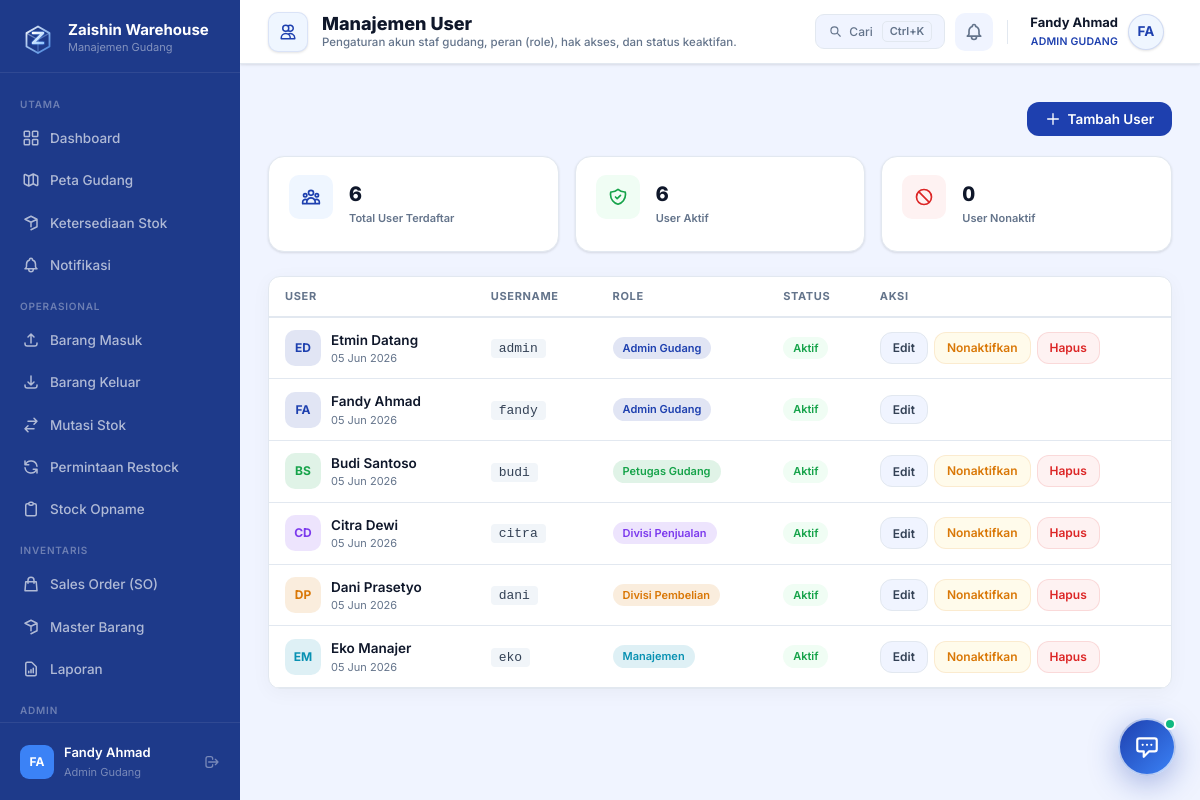
Page /index.php?page=users (signed in) on the committed database.
### tables this page shows
CREATE TABLE `users` (
  `id` int(11) NOT NULL,
  `name` varchar(100) NOT NULL,
  `username` varchar(50) NOT NULL,
  `password` varchar(255) NOT NULL,
  `role` enum('admin_gudang','petugas_gudang','divisi_penjualan','divisi_pembelian','manajemen') NOT NULL,
  `avatar` varchar(10) DEFAULT NULL,
  `is_active` tinyint(1) DEFAULT 1,
  `created_at` timestamp NOT NULL DEFAULT current_timestamp()
);

### src/Controllers/UserController.php (called while the page is built, shortened)
<?php
requirePermission('users.view');
require_once __DIR__ . '/../../config/database.php';
require_once __DIR__ . '/../Models/User.php';
$db = getDB();
$users = User::getAll($db);
$roles = $db->query("SELECT * FROM roles ORDER BY display_name ASC")->fetchAll(PDO::FETCH_ASSOC);
require __DIR__ . '/../Views/users/index.php';
require __DIR__ . '/../Views/layouts/main.php';

### index.php (called while the page is built, shortened)
<?php
require_once __DIR__ . '/config/database.php';
$page   = $_GET['page']   ?? 'dashboard';
match ($page) {
    'login'     => require __DIR__ . '/src/Controllers/AuthController.php',
    'logout'    => require __DIR__ . '/src/Controllers/AuthController.php',
    'dashboard' => require __DIR__ . '/src/Controllers/DashboardController.php',
    'stock'     => require __DIR__ . '/src/Controllers/StockViewController.php',
    'items'     => require __DIR__ . '/src/Controllers/ItemController.php',
    'zones'     => require __DIR__ . '/src/Controllers/ZoneController.php',
    'inbound'   => require __DIR__ . '/src/Controllers/InboundController.php',
    'outbound'  => require __DIR__ . '/src/Controllers/OutboundController.php',
    'restock'   => require __DIR__ . '/src/Controllers/RestockController.php',
    'reports'   => require __DIR__ . '/src/Controllers/ReportController.php',
    'users'     => require __DIR__ . '/src/Controllers/UserController.php',
    'roles'     => require __DIR__ . '/src/Controllers/RoleController.php',
    'opname'      => require __DIR__ . '/src/Controllers/OpnameController.php',
    'opname-scan' => require __DIR__ . '/src/Controllers/OpnameController.php',
    'notifications' => require __DIR__ . '/src/Controllers/NotificationController.php',
    'sales-orders' => require __DIR__ . '/src/Controllers/SalesOrderController.php',
    'relocation' => require __DIR__ . '/src/Controllers/RelocationController.php',
    default     => require __DIR__ . '/src/Controllers/DashboardController.php',
};

### src/Models/User.php (called while the page is built, shortened)
<?php
class User {
    public static function getAll(PDO $db) {
        return $db->query("SELECT * FROM users ORDER BY role, name")->fetchAll();
    }
}

### config/database.php (called while the page is built, shortened)
<?php
function getDB(): PDO {
    static $pdo = null;
    if ($pdo === null) {
        $dsn = 'mysql:host=' . DB_HOST . ';dbname=' . DB_NAME . ';charset=' . DB_CHARSET;
        try {
            $pdo = new PDO($dsn, DB_USER, DB_PASS, [
                PDO::ATTR_ERRMODE            => PDO::ERRMODE_EXCEPTION,
                PDO::ATTR_DEFAULT_FETCH_MODE => PDO::FETCH_ASSOC,
                PDO::ATTR_EMULATE_PREPARES   => false,
            ]);
            $pdo->exec("SET time_zone = '+07:00'");
        } catch (PDOException $e) {
            http_response_code(500);
            die(json_encode(['error' => 'Database connection failed: ' . $e->getMessage()]));
        }
    }
    return $pdo;
}
function hasPermission(string $permission): bool {
    static $userPermissions = null;
    if ($userPermissions === null) {
        try {
            $db = getDB();
            $stmt = $db->prepare("SELECT permission_name FROM role_permissions WHERE role = ?");
            $stmt->execute([$_SESSION['user_role']]);
            $userPermissions = $stmt->fetchAll(PDO::FETCH_COLUMN) ?: [];
        } catch (Exception $e) {
            $userPermissions = [];
        }
    }
    return in_array($permission, $userPermissions, true);
}
function requirePermission(string $permission): void {
    if (!hasPermission($permission)) {
        header('Location: index.php?page=dashboard');
        exit;
    }
}

### src/Views/users/index.php (the view, shortened to what this page needs)
<div class="flex-between mb-20 mt-10 justify-end">
  <button class="btn btn-primary" onclick="openModal('modal-user')">
    <svg fill="none" stroke="currentColor" viewBox="0 0 24 24"><path stroke-linecap="round" stroke-linejoin="round" stroke-width="2" d="M12 4v16m8-8H4"/></svg>
    Tambah User
  </button>
</div>
<?php
$totalUsers = count($users);
$activeUsers = 0;
$inactiveUsers = 0;
foreach ($users as $u) {
    if ((int)$u['is_active'] === 1) {
        $activeUsers++;
    } else {
        $inactiveUsers++;
    }
}
?>
<div class="kpi-grid mb-24 kpi-grid-3">
  <div class="kpi-card primary kpi-card-row">
    <div class="kpi-icon kpi-icon-items primary">
    </div>
    <div>
      <div class="kpi-value kpi-value-sm"><?= $totalUsers ?></div>
      <div class="kpi-label kpi-label-sm">Total User Terdaftar</div>
    </div>
  </div>
  <div class="kpi-card success kpi-card-row">
    <div class="kpi-icon kpi-icon-items success">
    </div>
    <div>
      <div class="kpi-value kpi-value-sm"><?= $activeUsers ?></div>
      <div class="kpi-label kpi-label-sm">User Aktif</div>
    </div>
  </div>
  <div class="kpi-card danger kpi-card-row">
    <div class="kpi-icon kpi-icon-items danger">
      <svg fill="none" stroke="currentColor" viewBox="0 0 24 24" class="icon-20"><path stroke-linecap="round" stroke-linejoin="round" stroke-width="2" d="M18.364 18.364A9 9 0 005.636 5.636m12.728 12.728A9 9 0 015.636 5.636m12.728 12.728L5.636 5.636"/></svg>
    </div>
    <div>
      <div class="kpi-value kpi-value-sm"><?= $inactiveUsers ?></div>
      <div class="kpi-label kpi-label-sm">User Nonaktif</div>
    </div>
  </div>
</div>
<div class="card">
  <div class="table-wrapper">
    <table>
      <thead>
        <tr><th>User</th><th>Username</th><th>Role</th><th>Status</th><th>Aksi</th></tr>
      </thead>
      <tbody>
        <?php foreach ($users as $u): ?>
        <?php
          $roleColors = [
            'admin_gudang'     => '#1e40af',
            'petugas_gudang'   => '#16a34a',
            'divisi_penjualan' => '#7c3aed',
            'divisi_pembelian' => '#d97706',
            'manajemen'        => '#0891b2',
          ];
          $roleNames = [];
          foreach ($roles as $r) {
              $roleNames[$r['role_key']] = $r['display_name'];
          }
          $color = $roleColors[$u['role']] ?? '#64748b';
        ?>
        <tr>
          <td>
            <div class="d-flex align-center gap-10">
              <div style="width:36px;height:36px;border-radius:10px;background:<?= $color ?>22;color:<?= $color ?>;display:flex;align-items:center;justify-content:center;font-size:12px;font-weight:700;flex-shrink:0">
                <?= htmlspecialchars($u['avatar'] ?? 'U') ?>
              </div>
              <div>
                <div class="font-600-main"><?= htmlspecialchars($u['name']) ?></div>
                <div class="fs-11 text-muted"><?= date('d M Y', strtotime($u['created_at'])) ?></div>
              </div>
            </div>
          </td>
          <td><code class="username-code"><?= htmlspecialchars($u['username']) ?></code></td>
          <td><span class="badge" style="background:<?= $color ?>22;color:<?= $color ?>"><?= $roleNames[$u['role']] ?? $u['role'] ?></span></td>
          <td>
            <?= $u['is_active']
              ? '<span class="badge badge-success">Aktif</span>'
              : '<span class="badge badge-muted">Nonaktif</span>' ?>
          </td>
          <td>
            <div class="d-flex gap-6">
              <button class="btn btn-secondary btn-sm user-btn-action user-btn-edit" onclick='editUser(<?= json_encode($u) ?>)'>Edit</button>
              <?php if ($u['id'] != $_SESSION['user_id']): ?>
              <a href="index.php?page=users&toggle=1&id=<?= $u['id'] ?>"
                class="btn btn-sm user-btn-action <?= $u['is_active'] ? 'user-btn-toggle-inactive' : 'user-btn-toggle-active' ?>"
                onclick="confirmToggle(event, this.href, '<?= htmlspecialchars($u['name'], ENT_QUOTES) ?>', <?= $u['is_active'] ? 'true' : 'false' ?>)">
                <?= $u['is_active'] ? 'Nonaktifkan' : 'Aktifkan' ?>
              </a>
              <?php if (hasPermission('users.delete')): ?>
              <a href="index.php?page=users&action=delete&id=<?= $u['id'] ?>"
                class="btn btn-sm user-btn-action user-btn-delete"
                onclick="confirmDelete(event, this.href, '<?= htmlspecialchars($u['name'], ENT_QUOTES) ?>')">Hapus</a>
              <?php endif; ?>
              <?php endif; ?>
            </div>
          </td>
        </tr>
        <?php endforeach; ?>
      </tbody>
    </table>
  </div>
</div>

### rows in the picture
users: avatar "ED", name "Etmin Datang", created_at "05 Jun 2026", username "admin", role "Admin Gudang", is_active "Aktif"
users: avatar "FA", name "Fandy Ahmad", created_at "05 Jun 2026", username "fandy", role "Admin Gudang", is_active "Aktif"
users: avatar "BS", name "Budi Santoso", created_at "05 Jun 2026", username "budi", role "Petugas Gudang", is_active "Aktif"
users: avatar "CD", name "Citra Dewi", created_at "05 Jun 2026", username "citra", role "Divisi Penjualan", is_active "Aktif"
users: avatar "DP", name "Dani Prasetyo", created_at "05 Jun 2026", username "dani", role "Divisi Pembelian", is_active "Aktif"
users: avatar "EM", name "Eko Manajer", created_at "05 Jun 2026", username "eko", role "Manajemen", is_active "Aktif"

### other values in the picture
$_SESSION['user_avatar'] "FA"
$_SESSION['user_name'] "Fandy Ahmad"
roleLabel($_SESSION['user_role'] ?? '') "Admin Gudang"
$pageTitle "Manajemen User"
$pageSubtitle "Pengaturan akun staf gudang, peran (role), hak akses, dan status keaktifan."
roleLabel($_SESSION['user_role'] ?? '') "ADMIN GUDANG"
$totalUsers "6"
$activeUsers "6"
$inactiveUsers "0"
